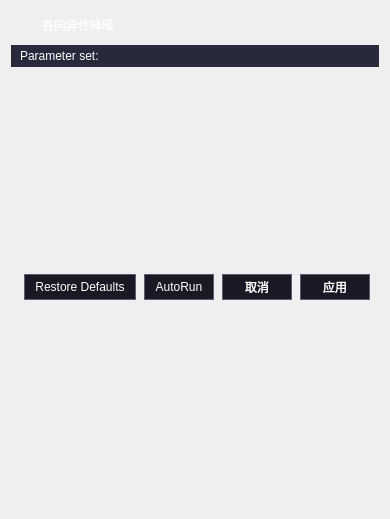
<?xml version="1.0" encoding="UTF-8"?>
<ui version="4.0">
 <class>qSlicerCLIModuleWidget</class>
 <widget class="qSlicerWidget" name="qSlicerCLIModuleWidget">
  <property name="geometry">
   <rect>
    <x>0</x>
    <y>0</y>
    <width>390</width>
    <height>519</height>
   </rect>
  </property>
  <property name="windowTitle">
   <string>Module</string>
  </property>
  <property name="styleSheet">
   <string notr="true">QComboBox {
	color: rgb(255, 255, 255);
    background: #191925;
	border: 1px solid #5c5c74;
	font: 10pt &quot;Microsoft YaHei&quot;;
	height: 21px;
}

QComboBox QAbstractItemView {
    outline: 0px solid gray;     
    color: rgb(255, 255, 255);
    background-color: rgb(60, 60, 90);   
    selection-background-color: rgb(105, 135, 213);  
}

QComboBox QAbstractItemView::item:hover {
    color: rgb(255, 255, 255);
    background-color: rgb(105, 135, 213);
}

QComboBox QAbstractItemView::item:selected {
    color: rgb(255, 255, 255);
    background-color: rgb(105, 135, 213);
}

QComboBox:hover{
	background-color: rgb(105, 135, 213);
}

QComboBox::drop-down {
	subcontrol-origin: padding;
    subcontrol-position: top right;
    /*width: 20px;*/
 	
    /*border-left-width: 1px;
    border-left-color: darkgray;
    border-left-style: solid;*/ /* just a single line */
    border-top-right-radius: 3px; /* same radius as the QComboBox */
    border-bottom-right-radius: 3px;
}

QComboBox::down-arrow {
	image: url(:/Icons/comboBoxDown1.png);
}

QSpinBox {
	/* 为箭头保留空间 */
	/*padding-right:20px;*/
	color: rgb(255, 255, 255);
	background: #1a1a26;
	border: 1px solid #5c5c74;
	font: 10pt &quot;Microsoft YaHei&quot;;
	min-height:21px;
	max-height:21px;
}

/* 向上按钮 */
QSpinBox::up-button {
	subcontrol-origin:border;
	subcontrol-position:top right;
	width:16px;
	border-width:1px;
}

QSpinBox::up-button:hover {
	background-color: rgb(105, 135, 213);
}

QSpinBox::down-button {
	subcontrol-origin:border;
	subcontrol-position:bottom right;
	width:16px;
	border-width:1px;
	border-top-width:0;
}

/* 向下按钮 */
QSpinBox::down-button:hover {
	background-color: rgb(105, 135, 213);
}

/* 向下按钮里的小箭头 */
QSpinBox::down-arrow {
	image:url(:/Icons/SpinboxDown.png);
	width:7px;
	height:4px;
}

/* 向上按钮里的小箭头 */
QSpinBox::up-arrow {
	image:url(:/Icons/SpinboxUp.png);
	width:7px;
	height:4px;
}


QDoubleSpinBox {
	/* 为箭头保留空间 */
	padding-right:20px;
	background: #1a1a26;
	border: 1px solid #5c5c74;
	color: rgb(255, 255, 255);

	min-height:21px;
	max-height:21px;
	min-width:90px;
	max-width:90px;
}

/* 向上按钮 */
QDoubleSpinBox::up-button {
	subcontrol-origin:border;
	subcontrol-position:top right;
	width:16px;
	border-width:1px;
}

QDoubleSpinBox::up-button:hover {
	background-color: rgb(105, 135, 213);
}

QDoubleSpinBox::down-button {
	subcontrol-origin:border;
	subcontrol-position:bottom right;
	width:16px;
	border-width:1px;
	border-top-width:0;
}

/* 向下按钮 */
QDoubleSpinBox::down-button:hover {
	background-color: rgb(105, 135, 213);
}

/* 向下按钮里的小箭头 */
QDoubleSpinBox::down-arrow {
	image:url(:/Icons/SpinboxDown.png);
	width:7px;
	height:4px;
}

/* 向上按钮里的小箭头 */
QDoubleSpinBox::up-arrow {
	image:url(:/Icons/SpinboxUp.png);
	width:7px;
	height:4px;
}


QRadioButton {
    spacing: 5px;
    font: 12pt &quot;Microsoft YaHei&quot;; 
	color: rgb(255, 255, 255);
}
 
QRadioButton::indicator {  
    width: 16px;
    height: 16px;
}
 
QRadioButton::indicator:checked {  
	image: url(:/Icons/RadioButtonSg1.png);
}
 
QRadioButton::indicator:unchecked {  
    image: url(:/Icons/RadioButtonSg.png);
}

QTableView
{
    alternate-background-color:#e3edf9;
    gridline-color: #5c5c74;
	background: #191925;
	border: 1px solid #5c5c74;
	selection-background-color: #6987d5;
	font: 11pt &quot;Microsoft YaHei&quot;;
	color: rgb(255, 255, 255);
}
 
QHeaderView::section
{
    background: #191925;
	border: 1px solid #5c5c74;
	background-color:transparent
}

QTreeView
{
	background: #191925;
}

QTreeView::item{
	height: 26;
	alternate-background-color:#e3edf9;
	gridline-color: #5c5c74;
	selection-background-color: #6987d5;
	font: 11pt &quot;Microsoft YaHei&quot;;
	color: rgb(255, 255, 255);
} 

QSlider::groove:horizontal {
	border: 1px solid #41507D;
	background: #41507D;
	height:	2px;
	margin: 0px 0;
	left: 5px; right: 5px;
}

QSlider::handle:horizontal {
	border: 0px ;
	width: 10px;
	margin: -7px -7px -7px -7px;
	background: #e6edff;
}

QSlider::add-page:horizontal{
	background: #41507d;
	min-height: 2px;
	max-height: 2px;

}

QSlider::sub-page:horizontal{
	background: #6987d5;
	min-height: 2px;
	max-height: 2px; 
}

QCheckBox {
	color: rgb(255, 255, 255);
    spacing: 7px;/*复选框文本与勾选框（就是左边的勾选小框框，自己瞎叫的）的距离*/
}

QCheckBox::indicator {
    width: 16px;/*勾选框的大小*/
    height: 16px;
}
/*勾选框未选中时的图像*/
QCheckBox::indicator:unchecked {
    image: url(:/Icons/CheckBoxImage1.png);
}

/*勾选框选中时的图像*/
QCheckBox::indicator:checked {
    image: url(:/Icons/CheckBoxImage.png);
}

QWidget{
	color: #ffffff;
	font: 10pt &quot;Microsoft YaHei&quot;;
}

QWidget#ModuleCollapsibleButton
{
	border: none;
	background: #28293a;
}



</string>
  </property>
  <layout class="QVBoxLayout" name="verticalLayout_2">
   <property name="spacing">
    <number>10</number>
   </property>
   <item>
    <layout class="QHBoxLayout" name="horizontalLayout_4">
     <property name="spacing">
      <number>10</number>
     </property>
     <property name="leftMargin">
      <number>4</number>
     </property>
     <property name="topMargin">
      <number>4</number>
     </property>
     <item>
      <widget class="QLabel" name="label">
       <property name="minimumSize">
        <size>
         <width>17</width>
         <height>17</height>
        </size>
       </property>
       <property name="maximumSize">
        <size>
         <width>17</width>
         <height>17</height>
        </size>
       </property>
       <property name="styleSheet">
        <string notr="true">QLabel{
	width: 17;
	height: 17;
	border-image: url(:/Icons/Icons/ExtensionCj.png);
}</string>
       </property>
       <property name="text">
        <string/>
       </property>
      </widget>
     </item>
     <item>
      <widget class="QLabel" name="label_2">
       <property name="styleSheet">
        <string notr="true">QLabel{
	font: 16pt &quot;Microsoft YaHei&quot;;
}</string>
       </property>
       <property name="text">
        <string>各向异性降噪</string>
       </property>
      </widget>
     </item>
     <item>
      <spacer name="horizontalSpacer">
       <property name="orientation">
        <enum>Qt::Horizontal</enum>
       </property>
       <property name="sizeHint" stdset="0">
        <size>
         <width>40</width>
         <height>20</height>
        </size>
       </property>
      </spacer>
     </item>
    </layout>
   </item>
   <item>
    <widget class="QScrollArea" name="scrollArea">
     <property name="frameShape">
      <enum>QFrame::NoFrame</enum>
     </property>
     <property name="horizontalScrollBarPolicy">
      <enum>Qt::ScrollBarAlwaysOff</enum>
     </property>
     <property name="widgetResizable">
      <bool>true</bool>
     </property>
     <widget class="QWidget" name="scrollAreaWidgetContents">
      <property name="geometry">
       <rect>
        <x>0</x>
        <y>0</y>
        <width>372</width>
        <height>195</height>
       </rect>
      </property>
      <layout class="QVBoxLayout" name="verticalLayout">
       <property name="spacing">
        <number>10</number>
       </property>
       <property name="leftMargin">
        <number>0</number>
       </property>
       <property name="topMargin">
        <number>0</number>
       </property>
       <property name="rightMargin">
        <number>0</number>
       </property>
       <property name="bottomMargin">
        <number>0</number>
       </property>
       <item>
        <widget class="QWidget" name="ModuleCollapsibleButton" native="true">
         <property name="text" stdset="0">
          <string>Module Title</string>
         </property>
         <layout class="QVBoxLayout" name="VerticalLayout">
          <property name="spacing">
           <number>10</number>
          </property>
          <property name="leftMargin">
           <number>9</number>
          </property>
          <property name="topMargin">
           <number>4</number>
          </property>
          <property name="rightMargin">
           <number>9</number>
          </property>
          <property name="bottomMargin">
           <number>4</number>
          </property>
          <item>
           <layout class="QHBoxLayout" name="horizontalLayout" stretch="0,0">
            <property name="spacing">
             <number>8</number>
            </property>
            <item>
             <widget class="QLabel" name="ParameterSetLabel">
              <property name="text">
               <string>Parameter set:</string>
              </property>
             </widget>
            </item>
            <item>
             <widget class="qMRMLNodeComboBox" name="MRMLCommandLineModuleNodeSelector" native="true">
              <property name="nodeTypes" stdset="0">
               <stringlist>
                <string>vtkMRMLCommandLineModuleNode</string>
               </stringlist>
              </property>
              <property name="showHidden" stdset="0">
               <bool>true</bool>
              </property>
             </widget>
            </item>
           </layout>
          </item>
         </layout>
        </widget>
       </item>
       <item>
        <widget class="QWidget" name="widget_2" native="true">
         <property name="sizePolicy">
          <sizepolicy hsizetype="Preferred" vsizetype="MinimumExpanding">
           <horstretch>0</horstretch>
           <verstretch>0</verstretch>
          </sizepolicy>
         </property>
        </widget>
       </item>
      </layout>
     </widget>
    </widget>
   </item>
   <item>
    <widget class="qSlicerCLIProgressBar" name="CLIProgressBar" native="true"/>
   </item>
   <item>
    <layout class="QHBoxLayout" name="ButtonLayout">
     <property name="spacing">
      <number>8</number>
     </property>
     <property name="leftMargin">
      <number>9</number>
     </property>
     <property name="rightMargin">
      <number>9</number>
     </property>
     <item>
      <spacer name="horizontalSpacer_2">
       <property name="orientation">
        <enum>Qt::Horizontal</enum>
       </property>
       <property name="sizeHint" stdset="0">
        <size>
         <width>40</width>
         <height>20</height>
        </size>
       </property>
      </spacer>
     </item>
     <item>
      <widget class="QPushButton" name="DefaultPushButton">
       <property name="enabled">
        <bool>false</bool>
       </property>
       <property name="toolTip">
        <string/>
       </property>
       <property name="toolTipDuration">
        <number>-1</number>
       </property>
       <property name="styleSheet">
        <string notr="true">QPushButton{
	width: 110;
	height: 24px;
	background: #191925;
	border: 1px solid #5c5c74;
}

QPushButton:hover {
	background-color: #5C5C74;
}</string>
       </property>
       <property name="text">
        <string>Restore Defaults</string>
       </property>
      </widget>
     </item>
     <item>
      <widget class="ctkMenuButton" name="AutoRunPushButton">
       <property name="enabled">
        <bool>false</bool>
       </property>
       <property name="styleSheet">
        <string notr="true">QPushButton{
	width: 68;
	height: 24px;
	background: #191925;
	border: 1px solid #5c5c74;
}

QPushButton:hover {
	background-color: #5C5C74;
}</string>
       </property>
       <property name="text">
        <string>AutoRun</string>
       </property>
       <property name="checkable">
        <bool>true</bool>
       </property>
      </widget>
     </item>
     <item>
      <widget class="QPushButton" name="CancelPushButton">
       <property name="enabled">
        <bool>false</bool>
       </property>
       <property name="toolTip">
        <string/>
       </property>
       <property name="styleSheet">
        <string notr="true">QPushButton{
	width: 68;
	height: 24px;
	background: #191925;
	border: 1px solid #5c5c74;
}

QPushButton:hover {
	background-color: #5C5C74;
}</string>
       </property>
       <property name="text">
        <string>取消</string>
       </property>
      </widget>
     </item>
     <item>
      <widget class="QPushButton" name="ApplyPushButton">
       <property name="enabled">
        <bool>false</bool>
       </property>
       <property name="toolTip">
        <string/>
       </property>
       <property name="styleSheet">
        <string notr="true">QPushButton{
	width: 68;
	height: 24px;
	background: #191925;
	border: 1px solid #5c5c74;
}

QPushButton:hover {
	background-color: #5C5C74;
}</string>
       </property>
       <property name="text">
        <string>应用</string>
       </property>
      </widget>
     </item>
    </layout>
   </item>
   <item>
    <spacer name="verticalSpacer">
     <property name="orientation">
      <enum>Qt::Vertical</enum>
     </property>
     <property name="sizeHint" stdset="0">
      <size>
       <width>20</width>
       <height>40</height>
      </size>
     </property>
    </spacer>
   </item>
  </layout>
 </widget>
 <customwidgets>
  <customwidget>
   <class>qMRMLNodeComboBox</class>
   <extends>QWidget</extends>
   <header>qMRMLNodeComboBox.h</header>
   <container>1</container>
  </customwidget>
  <customwidget>
   <class>qSlicerWidget</class>
   <extends>QWidget</extends>
   <header>qSlicerWidget.h</header>
   <container>1</container>
  </customwidget>
  <customwidget>
   <class>qSlicerCLIProgressBar</class>
   <extends>QWidget</extends>
   <header>qSlicerCLIProgressBar.h</header>
   <container>1</container>
  </customwidget>
  <customwidget>
   <class>ctkMenuButton</class>
   <extends>QPushButton</extends>
   <header>ctkMenuButton.h</header>
  </customwidget>
 </customwidgets>
 <resources/>
 <connections/>
</ui>
